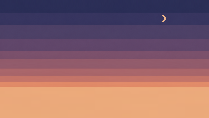
#> input picture assets/intro-rooftop/back_pix.png, 209 x 118 px; its folder holds 8 pictures in this run; the run also reads 1 picture not shown here
$ python riso_scenery.py
#> lines starting #> are read from the running program, lines starting #| are printed output that depends on the picture; after the words box and inside, x2 and y2 are one past the last pixel; in counts of white or black regions, pixels touching at a corner belong together
#> in mond_ausschneiden, `schwelle = float(np.median(umfeld.mean(axis=2))) + 25`: schwelle = 92.33
#> after the loop in mond_ausschneiden, `for y in range(o, u):`: himmel: shape (118, 209, 4) float64; mean R, G, B, A 141, 100.5, 106.6, 255
#> in drucke, `rgb, alpha = bild[..., :3], bild[..., 3] / 255`: alpha: shape (944, 1672) float64; every value is 1
"""Macht aus den drei Dachkulissen-Bildern einen Zweifarben-Risodruck.

Gleiche Idee wie js/riso.js, nur einmal vorab statt bei jedem Laden:
Farbauszug -> gedrehtes Punktraster -> Passerversatz -> Ueberdruck.

Papier ist dasselbe Creme wie die Genrekarten. Der dunkle Nachthimmel
entsteht als volle Deckung der kalten Farbe, nicht als eigene
Farbflaeche - genau wie auf echtem Papier.

Zur Feinheit: die Quellbilder sind nur 209 px breit und werden im
Browser auf die volle Fensterbreite gezogen. Ein Rasterpunkt waechst
dabei mit. Damit er auf breiten Bildschirmen nicht klobig wird, wird
vor dem Rastern mit LUPE vergroessert - die Rasterweite bleibt in
Bildpunkten gleich, wird auf dem Schirm aber entsprechend feiner:

    Punktweite am Schirm = RASTER * Fensterbreite / (Quellbreite * LUPE)

Bei LUPE_HIMMEL 8 und RASTER 2.6 sind das auf einem 2000-px-Fenster rund
3,1 px - etwa so fein wie das Raster der Genrekarten.

    python tools/riso_scenery.py
"""
import math
import os

import numpy as np
from PIL import Image

HIER = os.path.dirname(os.path.abspath(__file__))
ORDNER = os.path.join(HIER, "..", "assets", "intro-rooftop")

PAPIER = (246, 236, 214)   # dasselbe Creme wie die Karten
FARBE_A = (74, 74, 122)    # gedaempftes Indigo, traegt die Nacht
FARBE_B = (145, 78, 114)   # Riso-Burgundy, traegt das Abendlicht
# Vorher lag hier Fluo-Orange (#ff5a4d). Das ist die lauteste Farbe im
# Riso-Katalog und hat die ganze Seite dominiert.

# Der Mond sitzt im Quellbild bei x 162..165, y 15..21 (von 209x118).
# Er wird herausgeloest und als eigene Ebene gedruckt: der Himmel wird
# im Browser auf die Fensterhoehe gezogen, damit der ganze Verlauf
# sichtbar bleibt - ein mitgedehnter Mond waere oval.
MOND = (159, 12, 170, 25)  # links, oben, rechts, unten im Quellbild

LUPE_HIMMEL = 8            # erst vergroessern, dann rastern
LUPE_KULISSE = 3           # Silhouetten liegen dreifach breit vor, brauchen weniger
RASTER = 2.6               # Rasterweite in Bildpunkten
WINKEL = (math.radians(15), math.radians(75))
VERSATZ = ((-1.8, 0.6), (1.4, -1.2))   # Passerversatz je Farbe
DECKKRAFT = 0.94
KORN = 0.11
SAAT = 20260904            # feste Saat: zweimal laufen lassen gibt dasselbe Bild


def farbton(rgb):
    """Farbton 0..1 je Bildpunkt, -1 wo es keinen gibt (grau)."""
    r, g, b = rgb[..., 0], rgb[..., 1], rgb[..., 2]
    mx, mn = rgb.max(axis=-1), rgb.min(axis=-1)
    d = mx - mn
    sicher = np.where(d == 0, 1.0, d)
    rot = (mx == r) & (d > 0)
    gruen = (mx == g) & (d > 0) & ~rot
    blau = (d > 0) & ~rot & ~gruen
    h = np.zeros_like(mx)
    h = np.where(rot, ((g - b) / sicher) % 6, h)
    h = np.where(gruen, (b - r) / sicher + 2, h)
    h = np.where(blau, (r - g) / sicher + 4, h)
    return np.where(d == 0, -1.0, h / 6)


def abstand(a, b):
    """Abstand zweier Farbtoene auf dem Farbkreis, 0..0.5."""
    d = np.abs(a - b)
    return np.minimum(d, 1 - d)


def auszug(rgb):
    """Zerlegt Farben in die Deckungsgrade der beiden Druckfarben.

    Helligkeit bestimmt die Menge, Farbton die Aufteilung. Neutrale
    Toene bekommen beide Farben - daraus entsteht im Ueberdruck das
    tiefe Fast-Schwarz, das Riso auszeichnet.
    """
    h_a = float(farbton(np.array(FARBE_A, dtype=float).reshape(1, 1, 3))[0, 0])
    h_b = float(farbton(np.array(FARBE_B, dtype=float).reshape(1, 1, 3))[0, 0])
    lum = (0.299 * rgb[..., 0] + 0.587 * rgb[..., 1] + 0.114 * rgb[..., 2]) / 255
    chroma = (rgb.max(axis=-1) - rgb.min(axis=-1)) / 255
    h = farbton(rgb)
#> in farbton (call 3), `rot = (mx == r) & (d > 0)`:
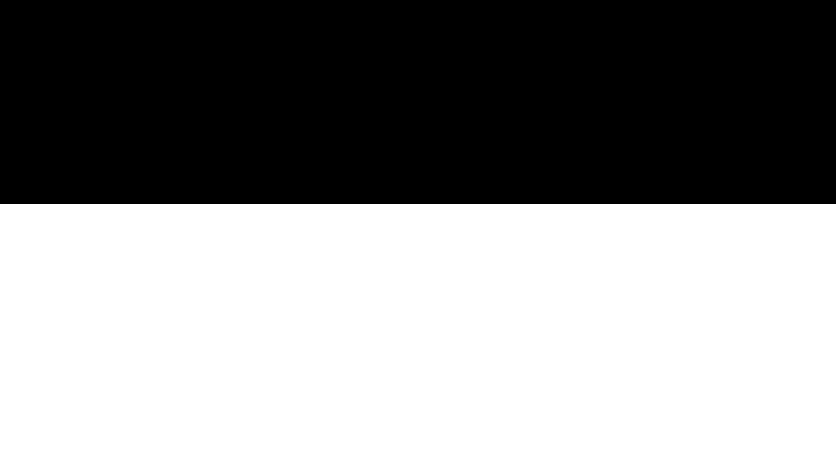
#> rot: shape (944, 1672) bool (shown at 1/2 size); 56.8% white; 1 black region, box (x1, y1, x2, y2) and area: (0, 0, 1672, 408) 682176
#> in farbton (call 3), `gruen = (mx == g) & (d > 0) & ~rot`: gruen: shape (944, 1672) bool; every value is 0
    bias = (abstand(h, h_b) - abstand(h, h_a)) * 2
    bias = np.clip(bias * np.minimum(1.0, chroma * 2.4), -1, 1)
    bias = np.where((h < 0) | (chroma <= 0.02), 0.0, bias)
    w_a = 0.5 + 0.5 * bias
    bedarf = 1 - lum
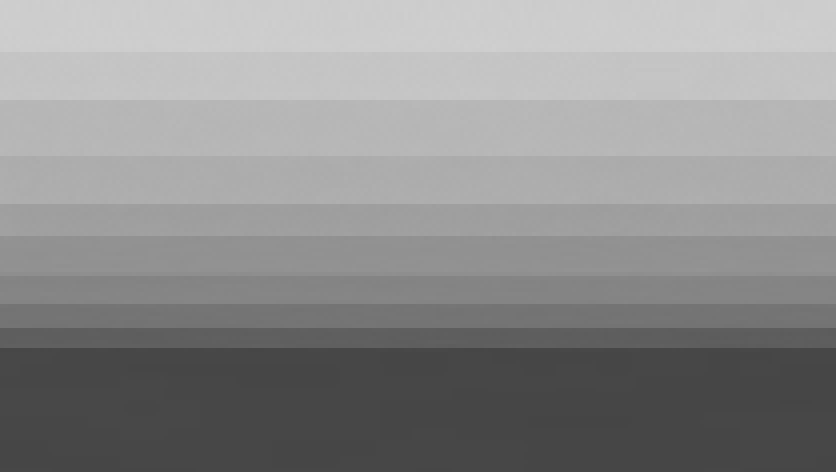
#> bedarf: shape (944, 1672) float64 (shown at 1/2 size); min 0.274, max 0.813, mean 0.556
    return (np.clip(bedarf * 2 * w_a, 0, 1),
            np.clip(bedarf * 2 * (1 - w_a), 0, 1))


def raster(x, y, n):
    """Runde Rasterpunkte auf einem gedrehten Gitter: 0 in der
    Punktmitte, 1 in der Zellecke. Ein Punkt sitzt dort, wo die
    Deckung groesser ist als dieser Wert."""
    ca, sa = math.cos(WINKEL[n]), math.sin(WINKEL[n])
    u = (x * ca + y * sa) / RASTER
    v = (y * ca - x * sa) / RASTER
    fu = u - np.floor(u) - 0.5
    fv = v - np.floor(v) - 0.5
    return np.hypot(fu, fv) * 1.41421


def breitziehen(bild, mal):
    """Macht aus einem Streifen einen `mal` so breiten - abwechselnd
    Original und Spiegelung. Das ist nahtlos: an jeder Naht trifft eine
    Kante auf ihr eigenes Spiegelbild.

    Warum ueberhaupt: die Silhouetten muessen die Fensterbreite
    ueberspannen, und ihre Hoehe waechst dabei mit. Bei 209x50 waeren
    das auf einem 2000er Fenster 480 px - die halbe Seite. Dreifach
    breit ist der Streifen nur noch ein Drittel so hoch und passt,
    ohne dass die Dachkante unter den Fensterrand rutscht."""
    w, h = bild.size
    breit = Image.new("RGBA", (w*mal, h))
    for i in range(mal):
        teil = bild if i % 2 == 0 else bild.transpose(Image.FLIP_LEFT_RIGHT)
        breit.paste(teil, (i*w, 0))
    return breit


def drucke(name, transparent, lupe, mal=1):
    quelle = Image.open(os.path.join(ORDNER, name)).convert("RGBA")
    if mal > 1:
        quelle = breitziehen(quelle, mal)
    w, h = quelle.size
    # NEAREST: die Silhouetten sollen ihre harten Pixelkanten behalten.
    # Das Raster kommt danach darueber.
    quelle = quelle.resize((w * lupe, h * lupe), Image.NEAREST)
    w, h = quelle.size

    bild = np.asarray(quelle, dtype=float)
    rgb, alpha = bild[..., :3], bild[..., 3] / 255
    deckung = list(auszug(rgb))
#> deckung = 2 items
    for c in deckung:
        c[alpha < 0.03] = 0
#> this loop made 2 passes

    wuerfel = np.random.default_rng(SAAT)
    yy, xx = np.mgrid[0:h, 0:w].astype(float)
    ergebnis = np.empty((h, w, 3), dtype=float)
    ergebnis[:] = PAPIER

    for n, farbe in enumerate((FARBE_A, FARBE_B)):
        ox, oy = VERSATZ[n]
        # Passerversatz: die Farbe wird ein Haar daneben gedruckt.
        c = np.roll(deckung[n], (-int(round(oy)), -int(round(ox))), axis=(0, 1))
        # Die Walze traegt nie ganz gleichmaessig auf.
        c = c + (wuerfel.random((h, w)) - 0.5) * KORN
        sitzt = (c > 0.004) & ((c >= 1) | (c >= raster(xx, yy, n)))
        for k in range(3):
            ergebnis[..., k] -= ergebnis[..., k] * (1 - farbe[k] / 255) * DECKKRAFT * sitzt
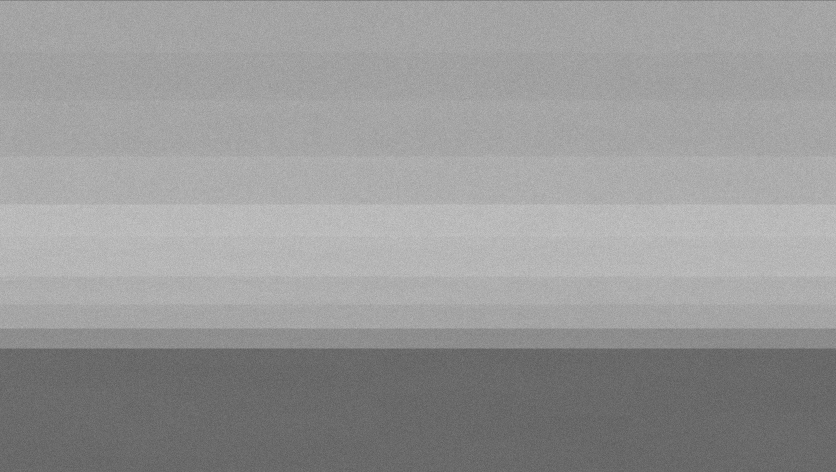
#> c: shape (944, 1672) float64 (shown at 1/2 size); min 0.353, max 0.796, mean 0.598
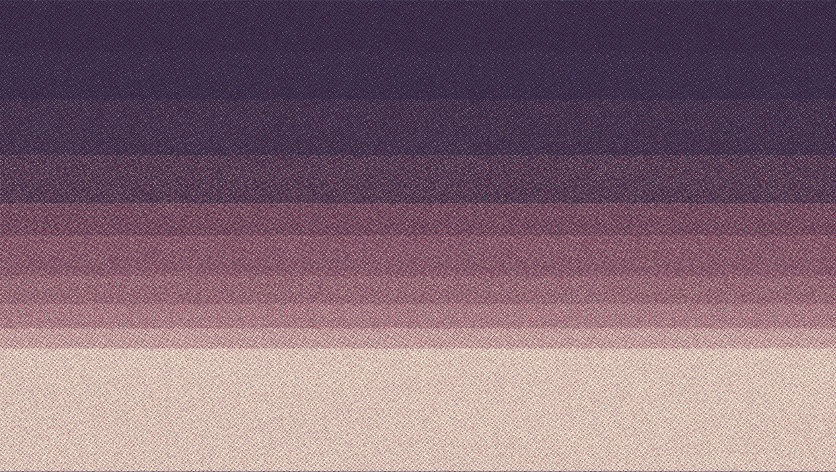
#> ergebnis: shape (944, 1672, 3) float64 (shown at 1/2 size); mean of channels 0, 1, 2 131.8, 104.9, 117.2; drawn as R, G, B
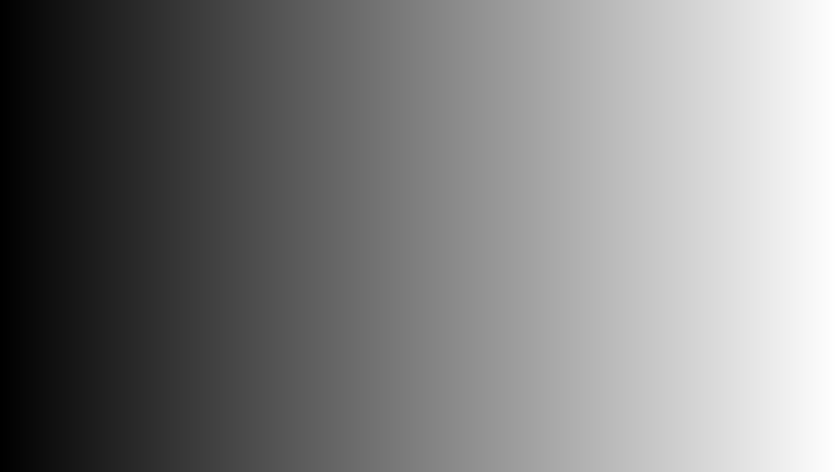
#> xx: shape (944, 1672) float64 (shown at 1/2 size); min 0, max 1671, mean 835.5; drawn with min black and max white

    # Kein Papierkorn ins Bild rechnen: das liegt als Kachel im CSS
    # darueber. Hier wuerde es nur jede PNG-Kompression zerstoeren -
    # mit Korn war die Datei siebenmal so gross.
    aus_rgb = np.clip(ergebnis, 0, 255).astype(np.uint8)
    if transparent:
        # Silhouetten bleiben freigestellt, der Himmel wird deckend.
        a = (np.clip(alpha, 0, 1) * 255).astype(np.uint8)
        ziel = Image.fromarray(np.dstack([aus_rgb, a]), "RGBA")
        # FASTOCTREE ist das einzige Verfahren, das die Freistellung
        # ueberlebt - MEDIANCUT wirft bei RGBA.
        ziel = ziel.quantize(colors=48, method=Image.FASTOCTREE)
    else:
        # Ein Zweifarbendruck braucht keine 16 Millionen Farben.
        ziel = Image.fromarray(aus_rgb, "RGB").quantize(colors=24, method=Image.MEDIANCUT)

    ziel_pfad = os.path.join(
        ORDNER, name.replace("_flat_pix.png", "_riso.png").replace("_pix.png", "_riso.png"))
    ziel.save(ziel_pfad, optimize=True)
    print("%s -> %s (%dx%d, %.0f KB)" % (
        name, os.path.basename(ziel_pfad), w, h,
        os.path.getsize(ziel_pfad) / 1024))
#| back_flat_pix.png -> back_riso.png (1672x944, 181 KB)


def mond_ausschneiden():
    """Nimmt den Mond aus dem Himmel und legt ihn als eigene Datei ab.
    Im Himmel bleibt an seiner Stelle die Farbe der Nachbarschaft."""
    quelle = Image.open(os.path.join(ORDNER, "back_pix.png")).convert("RGBA")
    l, o, r, u = MOND
    mond = quelle.crop(MOND)
    # Freistellen: alles, was nicht deutlich heller als der Himmel
    # ringsum ist, faellt weg.
    umfeld = np.asarray(quelle.crop((l-6, o, r+6, u)).convert("RGB"), dtype=float)
    schwelle = float(np.median(umfeld.mean(axis=2))) + 25
    feld = np.asarray(mond, dtype=float)
    hell = feld[..., :3].mean(axis=2) > schwelle
    feld[..., 3] = np.where(hell, 255, 0)
    Image.fromarray(feld.astype(np.uint8), "RGBA").save(
        os.path.join(ORDNER, "moon_pix.png"))

    # Loch im Himmel schliessen: Zeile fuer Zeile mit der Farbe links
    # daneben fuellen. Der Himmel ist ein waagerechter Verlauf, das faellt
    # nicht auf.
    himmel = np.asarray(quelle, dtype=float).copy()
    for y in range(o, u):
        himmel[y, l:r] = himmel[y, l-8]
    Image.fromarray(himmel.astype(np.uint8), "RGBA").save(
        os.path.join(ORDNER, "back_flat_pix.png"))
    print("Mond herausgeloest -> moon_pix.png, back_flat_pix.png")


def drucke_mond(lupe):
    """Der Mond ist keine Farbflaeche, sondern ausgespartes Papier: die
    Walze laesst die Stelle frei. Er wird deshalb nicht durch den
    Farbauszug geschickt, sondern schlicht in Papierfarbe gefuellt -
    mit einem Hauch Farbe am Rand, damit er kein Aufkleber ist."""
#> called with lupe = 24
    quelle = Image.open(os.path.join(ORDNER, "moon_pix.png")).convert("RGBA")
    w, h = quelle.size
#> w = 11; h = 13
    quelle = quelle.resize((w*lupe, h*lupe), Image.NEAREST)
#> quelle: PIL image 264x312 RGBA
    w, h = quelle.size
#> w = 264; h = 312
    maske = np.asarray(quelle, dtype=float)[..., 3] / 255
#> maske: shape (312, 264) float64; values 0 (black) and 1 (white), 9.8% white; 1 white region, box (x1, y1, x2, y2) and area: (72, 72, 168, 240) 8064

    yy, xx = np.mgrid[0:h, 0:w].astype(float)
    bild = np.empty((h, w, 3), dtype=float)
    bild[:] = PAPIER
    # Angedeutete Randbeule: dort, wo die Maske duenn wird, etwas Farbe.
    rand = (maske > 0.5) & (
        np.roll(maske, 1, 0) * np.roll(maske, -1, 0) *
        np.roll(maske, 1, 1) * np.roll(maske, -1, 1) < 0.5)
#> rand: shape (312, 264) bool; 0.74% white in thin lines or dots, all inside (x1, y1, x2, y2) = (72, 72, 168, 240)
    punkt = raster(xx, yy, 1) < 0.55
#> xx: shape (312, 264) float64
    for k in range(3):
        bild[..., k] -= bild[..., k] * (1 - FARBE_B[k]/255) * 0.5 * (rand & punkt)
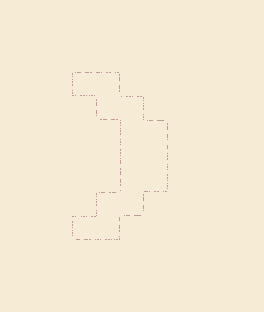
#> bild: shape (312, 264, 3) float64; mean of channels 0, 1, 2 245.8, 235.7, 213.8; drawn as R, G, B

    a = (np.clip(maske, 0, 1) * 255).astype(np.uint8)
    ziel = Image.fromarray(
        np.dstack([np.clip(bild, 0, 255).astype(np.uint8), a]), "RGBA")
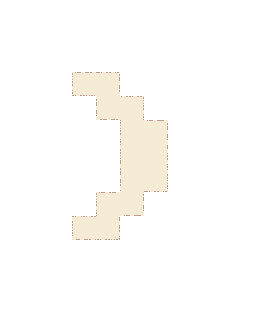
#> ziel: PIL image 264x312 RGBA; mean R, G, B, A 245.8, 235.7, 213.8, 25; transparent parts drawn white
    pfad = os.path.join(ORDNER, "moon_riso.png")
    ziel.save(pfad, optimize=True)
    print("moon_pix.png -> moon_riso.png (%dx%d, %.0f KB)"
          % (w, h, os.path.getsize(pfad)/1024))
#| moon_pix.png -> moon_riso.png (264x312, 1 KB)


if __name__ == "__main__":
    mond_ausschneiden()
    drucke("back_flat_pix.png", transparent=False, lupe=LUPE_HIMMEL)
    drucke_mond(lupe=24)
    drucke("middle_pix.png", transparent=True, lupe=LUPE_KULISSE, mal=3)
#> the loop in drucke (call 2), `for c in deckung:` made 2 passes
#| middle_pix.png -> middle_riso.png (1881x87, 18 KB)
    drucke("front_pix.png", transparent=True, lupe=LUPE_KULISSE, mal=3)
#> (the run stopped early here; a loop or call above may not have finished)
